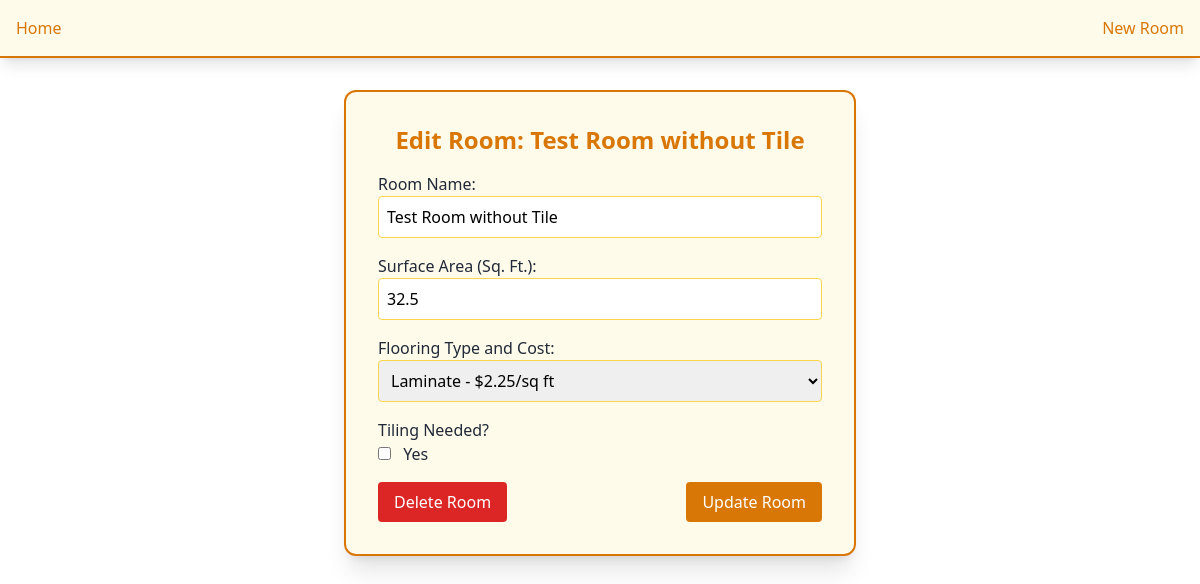
Screenshot of /edit_rooms/2 with the database file from the repository.
### models/Models.py (models this page shows, shortened)
class RoomModel(Base):
    __tablename__ = 'rooms'
    id = Column(Integer, primary_key=True, index=True)
    name = Column(String, nullable=False)
    surface_area = Column(Float, nullable=False)
    flooring_type = Column(String, nullable=False)
    flooring_cost_per_sqft = Column(Float, nullable=False)
    is_tiling_needed = Column(Boolean, default=False, nullable=False)
    tile_type = Column(String, nullable=True)
    tile_cost_per_sqft = Column(Float, nullable=True)
    tiling_area = Column(Float, nullable=True)
    supplies = relationship("SupplyModel", back_populates="room")

### app.py (the view)
@app.route('/edit_rooms/<int:room_id>', methods=['GET'])
def edit_room(room_id):
    room = get_room_by_id(room_id)
    if room is None:
        return "Room not found", 404
    return render_template('edit_room.html', room=room)

### app.py (called while the page is built)
def get_room_by_id(room_id):
    return db_session.query(RoomModel).filter(RoomModel.id == room_id).first()

### templates/edit_room.html (shortened to what this page needs)
{% extends 'components/base.html' %}
{% block content %}
<div class="flex justify-center mt-8">
    <div class="w-full max-w-lg bg-amber-50 p-8 rounded-xl border-2 border-amber-600 shadow-xl">
        <h2 class="text-2xl font-semibold text-center text-amber-600 mb-4">Edit Room: {{ room.name }}</h2>
        <form method="POST" action="/update_room/{{ room.id }}">
            <div class="mb-4">
                <label for="name" class="block text-gray-800">Room Name:</label>
                <input type="text" id="name" name="name" value="{{ room.name }}" required class="w-full p-2 border border-amber-300 rounded">
            </div>
            <div class="mb-4">
                <label for="surface_area" class="block text-gray-800">Surface Area (Sq. Ft.):</label>
                <input type="number" id="surface_area" name="surface_area" value="{{ room.surface_area }}" required class="w-full p-2 border border-amber-300 rounded">
            </div>
            <div class="mb-4">
                <label for="flooring_option" class="block text-gray-800">Flooring Type and Cost:</label>
                <select id="flooring_option" name="flooring_option" required class="w-full p-2 border border-amber-300 rounded">
                    <option value="Laminate-2.25" {% if room.flooring_type == 'Laminate' %}selected{% endif %}>Laminate - $2.25/sq ft</option>
                </select>
            </div>
            <div class="mb-4">
                <label class="block text-gray-800">Tiling Needed?</label>
                <input type="checkbox" id="is_tiling_needed" name="is_tiling_needed" value="1" {% if room.is_tiling_needed %}checked{% endif %} class="mr-2 border border-amber-300">
                <label for="is_tiling_needed" class="text-gray-800">Yes</label>
            </div>
            <div class="flex justify-between items-center">
                <button type="button" onclick="if(confirm('Are you sure you want to delete this room?')) document.getElementById('delete-form').submit();" class="px-4 py-2 bg-red-600 text-white rounded hover:bg-red-700">Delete Room</button>
                <button type="submit" class="px-4 py-2 bg-amber-600 text-white rounded hover:bg-amber-700">Update Room</button>
            </div>
        </form>
    </div>
</div>
{% endblock %}

### rows the page displays
RoomModel: name "Test Room without Tile", surface_area "32.5", flooring_option "Laminate - $2.25/sq ft"
